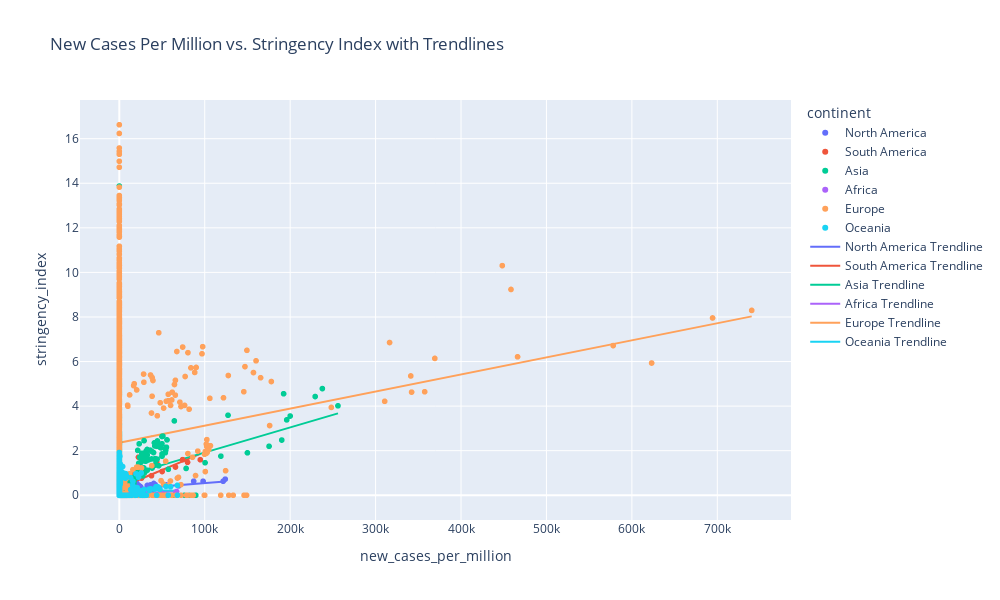

The cell this chart's notebook holds for it:
### Code cell
import pandas as pd
import plotly.express as px
import plotly.graph_objects as go
from sklearn.linear_model import LinearRegression
import numpy as np

# Summing up both new cases per million and stringency index by date and continent
grouped_df = df_cleaned.groupby(['date', 'continent']).agg({
    'new_cases_per_million': 'sum',
    'stringency_index': 'mean'
}).reset_index()

# Apply the linear regression for each continent
for continent in grouped_df['continent'].unique():
    df_continent = grouped_df[grouped_df['continent'] == continent]
    model = LinearRegression()
    x = df_continent['new_cases_per_million'].values.reshape(-1, 1)
    y = df_continent['stringency_index'].values
    model.fit(x, y)
    predictions = model.predict(x)
    grouped_df.loc[grouped_df['continent'] == continent, f'{continent}_trendline'] = predictions

# Print the R² values
for continent in grouped_df['continent'].unique():
    df_continent = grouped_df[grouped_df['continent'] == continent]
    x = df_continent['new_cases_per_million'].values.reshape(-1, 1)
    y = df_continent['stringency_index'].values
    model.fit(x, y)
    r2 = model.score(x, y)
    print(f"R² for {continent}: {r2:.2f}")

# Create scatter plot with trendlines using plotly
fig = px.scatter(grouped_df, x='new_cases_per_million', y='stringency_index', color='continent',
                 title='New Cases Per Million vs. Stringency Index with Trendlines')

# Add trendlines to the scatter plot with the same colors as the dots
for continent in grouped_df['continent'].unique():
    continent_color = px.colors.qualitative.Plotly[grouped_df['continent'].unique().tolist().index(continent)]
    fig.add_trace(go.Scatter(x=grouped_df[grouped_df['continent'] == continent]['new_cases_per_million'],
                             y=grouped_df[grouped_df['continent'] == continent][f'{continent}_trendline'],
                             mode='lines', name=f'{continent} Trendline', line=dict(color=continent_color)))

# Update layout to set the size
fig.update_layout(
    width=1000,  # set the width here
    height=600   # set the height here
)

# Show the plot
fig.show()

### Figure 1 — Plotly figure (JSON) as saved in the notebook; plotly's stock layout.template omitted (floating-point values rounded to 4 significant figures; data arrays with more than 128 entries replaced by an {"elided": "..."} marker saying what was removed)
{"data": [{"hovertemplate": "continent=North America<br>new_cases_per_million=%{x}<br>stringency_index=%{y}<extra></extra>", "legendgroup": "North America", "marker": {"color": "#636efa", "symbol": "circle"}, "mode": "markers", "name": "North America", "showlegend": true, "x": {"elided": "1596 float values"}, "xaxis": "x", "y": {"elided": "1596 float values"}, "yaxis": "y", "type": "scattergl"}, {"hovertemplate": "continent=South America<br>new_cases_per_million=%{x}<br>stringency_index=%{y}<extra></extra>", "legendgroup": "South America", "marker": {"color": "#EF553B", "symbol": "circle"}, "mode": "markers", "name": "South America", "showlegend": true, "x": {"elided": "1580 float values"}, "xaxis": "x", "y": {"elided": "1580 float values"}, "yaxis": "y", "type": "scattergl"}, {"hovertemplate": "continent=Asia<br>new_cases_per_million=%{x}<br>stringency_index=%{y}<extra></extra>", "legendgroup": "Asia", "marker": {"color": "#00cc96", "symbol": "circle"}, "mode": "markers", "name": "Asia", "showlegend": true, "x": {"elided": "1594 float values"}, "xaxis": "x", "y": {"elided": "1594 float values"}, "yaxis": "y", "type": "scattergl"}, {"hovertemplate": "continent=Africa<br>new_cases_per_million=%{x}<br>stringency_index=%{y}<extra></extra>", "legendgroup": "Africa", "marker": {"color": "#ab63fa", "symbol": "circle"}, "mode": "markers", "name": "Africa", "showlegend": true, "x": {"elided": "1576 float values"}, "xaxis": "x", "y": {"elided": "1576 float values"}, "yaxis": "y", "type": "scattergl"}, {"hovertemplate": "continent=Europe<br>new_cases_per_million=%{x}<br>stringency_index=%{y}<extra></extra>", "legendgroup": "Europe", "marker": {"color": "#FFA15A", "symbol": "circle"}, "mode": "markers", "name": "Europe", "showlegend": true, "x": {"elided": "1593 float values"}, "xaxis": "x", "y": {"elided": "1593 float values"}, "yaxis": "y", "type": "scattergl"}, {"hovertemplate": "continent=Oceania<br>new_cases_per_million=%{x}<br>stringency_index=%{y}<extra></extra>", "legendgroup": "Oceania", "marker": {"color": "#19d3f3", "symbol": "circle"}, "mode": "markers", "name": "Oceania", "showlegend": true, "x": {"elided": "1588 float values"}, "xaxis": "x", "y": {"elided": "1588 float values"}, "yaxis": "y", "type": "scattergl"}, {"line": {"color": "#636EFA"}, "mode": "lines", "name": "North America Trendline", "x": {"elided": "1596 float values"}, "y": {"elided": "1596 float values"}, "type": "scatter"}, {"line": {"color": "#EF553B"}, "mode": "lines", "name": "South America Trendline", "x": {"elided": "1580 float values"}, "y": {"elided": "1580 float values"}, "type": "scatter"}, {"line": {"color": "#00CC96"}, "mode": "lines", "name": "Asia Trendline", "x": {"elided": "1594 float values"}, "y": {"elided": "1594 float values"}, "type": "scatter"}, {"line": {"color": "#AB63FA"}, "mode": "lines", "name": "Africa Trendline", "x": {"elided": "1576 float values"}, "y": {"elided": "1576 float values"}, "type": "scatter"}, {"line": {"color": "#FFA15A"}, "mode": "lines", "name": "Europe Trendline", "x": {"elided": "1593 float values"}, "y": {"elided": "1593 float values"}, "type": "scatter"}, {"line": {"color": "#19D3F3"}, "mode": "lines", "name": "Oceania Trendline", "x": {"elided": "1588 float values"}, "y": {"elided": "1588 float values"}, "type": "scatter"}], "layout": {"xaxis": {"anchor": "y", "domain": [0.0, 1.0], "title": {"text": "new_cases_per_million"}}, "yaxis": {"anchor": "x", "domain": [0.0, 1.0], "title": {"text": "stringency_index"}}, "legend": {"title": {"text": "continent"}, "tracegroupgap": 0}, "title": {"text": "New Cases Per Million vs. Stringency Index with Trendlines"}, "width": 1000, "height": 600}}
